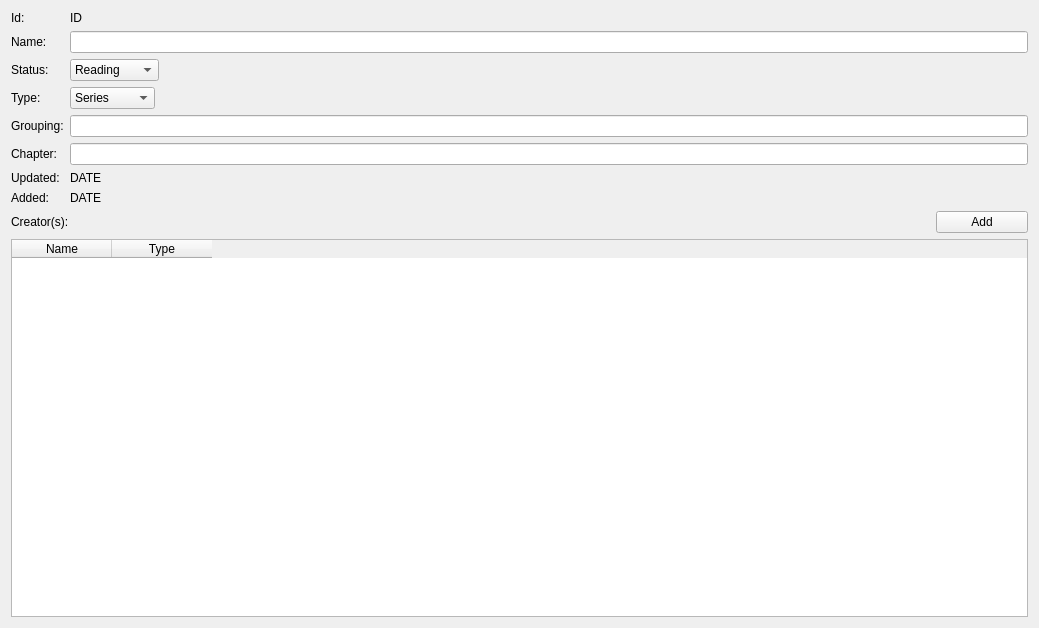
<?xml version="1.0" encoding="UTF-8"?>
<ui version="4.0">
 <class>WorkPage</class>
 <widget class="QWidget" name="WorkPage">
  <property name="geometry">
   <rect>
    <x>0</x>
    <y>0</y>
    <width>1039</width>
    <height>628</height>
   </rect>
  </property>
  <property name="windowTitle">
   <string>Form</string>
  </property>
  <layout class="QVBoxLayout" name="verticalLayout_3">
   <item>
    <layout class="QFormLayout" name="formLayout">
     <item row="0" column="0">
      <widget class="QLabel" name="label_3">
       <property name="text">
        <string>Id:</string>
       </property>
      </widget>
     </item>
     <item row="1" column="0">
      <widget class="QLabel" name="label_5">
       <property name="text">
        <string>Name:</string>
       </property>
      </widget>
     </item>
     <item row="1" column="1">
      <widget class="QLineEdit" name="nameLineEdit"/>
     </item>
     <item row="2" column="0">
      <widget class="QLabel" name="label_6">
       <property name="text">
        <string>Status:</string>
       </property>
      </widget>
     </item>
     <item row="2" column="1">
      <widget class="QComboBox" name="statusComboBox">
       <property name="sizePolicy">
        <sizepolicy hsizetype="Maximum" vsizetype="Fixed">
         <horstretch>0</horstretch>
         <verstretch>0</verstretch>
        </sizepolicy>
       </property>
       <item>
        <property name="text">
         <string>Reading</string>
        </property>
       </item>
       <item>
        <property name="text">
         <string>Completed</string>
        </property>
       </item>
      </widget>
     </item>
     <item row="3" column="0">
      <widget class="QLabel" name="label_7">
       <property name="text">
        <string>Type:</string>
       </property>
      </widget>
     </item>
     <item row="3" column="1">
      <widget class="QComboBox" name="typeComboBox">
       <property name="sizePolicy">
        <sizepolicy hsizetype="Maximum" vsizetype="Fixed">
         <horstretch>0</horstretch>
         <verstretch>0</verstretch>
        </sizepolicy>
       </property>
       <item>
        <property name="text">
         <string>Series</string>
        </property>
       </item>
       <item>
        <property name="text">
         <string>One Shot</string>
        </property>
       </item>
       <item>
        <property name="text">
         <string>Anthology</string>
        </property>
       </item>
      </widget>
     </item>
     <item row="4" column="0">
      <widget class="QLabel" name="label_8">
       <property name="text">
        <string>Grouping:</string>
       </property>
      </widget>
     </item>
     <item row="4" column="1">
      <widget class="QLineEdit" name="groupingLineEdit"/>
     </item>
     <item row="5" column="0">
      <widget class="QLabel" name="label_9">
       <property name="text">
        <string>Chapter:</string>
       </property>
      </widget>
     </item>
     <item row="5" column="1">
      <widget class="QLineEdit" name="chapterLineEdit"/>
     </item>
     <item row="6" column="0">
      <widget class="QLabel" name="label_10">
       <property name="text">
        <string>Updated:</string>
       </property>
      </widget>
     </item>
     <item row="6" column="1">
      <widget class="QLabel" name="updatedLabel">
       <property name="text">
        <string>DATE</string>
       </property>
      </widget>
     </item>
     <item row="7" column="0">
      <widget class="QLabel" name="label_12">
       <property name="text">
        <string>Added:</string>
       </property>
      </widget>
     </item>
     <item row="7" column="1">
      <widget class="QLabel" name="addedLabel">
       <property name="text">
        <string>DATE</string>
       </property>
      </widget>
     </item>
     <item row="0" column="1">
      <widget class="QLabel" name="idLabel">
       <property name="text">
        <string>ID</string>
       </property>
      </widget>
     </item>
    </layout>
   </item>
   <item>
    <layout class="QVBoxLayout" name="verticalLayout_2">
     <item>
      <layout class="QHBoxLayout" name="horizontalLayout" stretch="10,1">
       <item>
        <widget class="QLabel" name="label">
         <property name="text">
          <string>Creator(s):</string>
         </property>
        </widget>
       </item>
       <item>
        <widget class="QPushButton" name="addPushButton">
         <property name="text">
          <string>Add</string>
         </property>
        </widget>
       </item>
      </layout>
     </item>
     <item>
      <widget class="QTableWidget" name="tableWidget">
       <property name="focusPolicy">
        <enum>Qt::NoFocus</enum>
       </property>
       <property name="contextMenuPolicy">
        <enum>Qt::CustomContextMenu</enum>
       </property>
       <property name="editTriggers">
        <set>QAbstractItemView::NoEditTriggers</set>
       </property>
       <property name="alternatingRowColors">
        <bool>true</bool>
       </property>
       <property name="selectionMode">
        <enum>QAbstractItemView::SingleSelection</enum>
       </property>
       <property name="selectionBehavior">
        <enum>QAbstractItemView::SelectRows</enum>
       </property>
       <property name="showGrid">
        <bool>false</bool>
       </property>
       <property name="cornerButtonEnabled">
        <bool>false</bool>
       </property>
       <attribute name="horizontalHeaderHighlightSections">
        <bool>false</bool>
       </attribute>
       <attribute name="verticalHeaderHighlightSections">
        <bool>false</bool>
       </attribute>
       <column>
        <property name="text">
         <string>Name</string>
        </property>
       </column>
       <column>
        <property name="text">
         <string>Type</string>
        </property>
       </column>
      </widget>
     </item>
    </layout>
   </item>
  </layout>
 </widget>
 <resources/>
 <connections/>
</ui>
